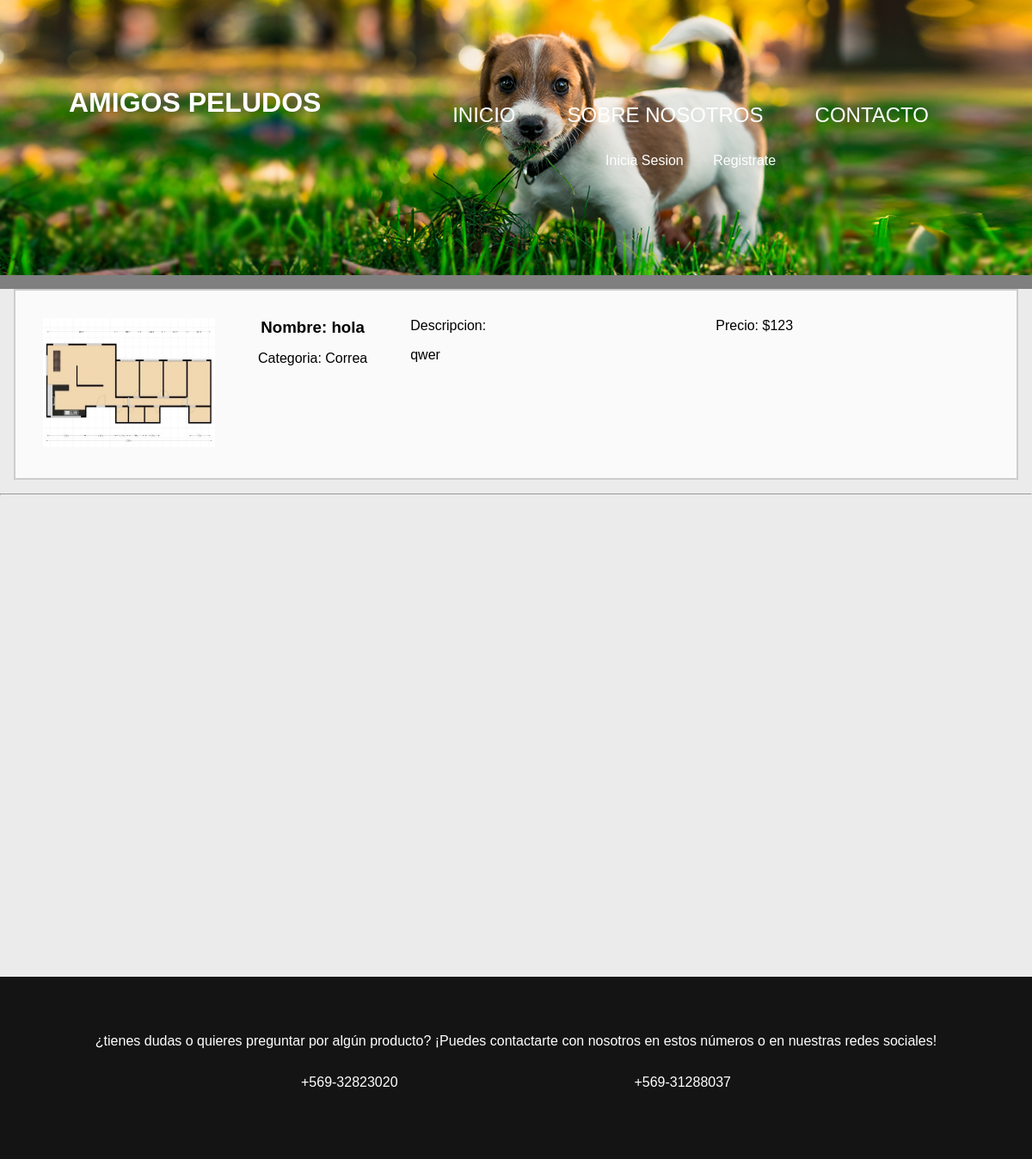
/Productos, run on an earlier commit of the app's database.
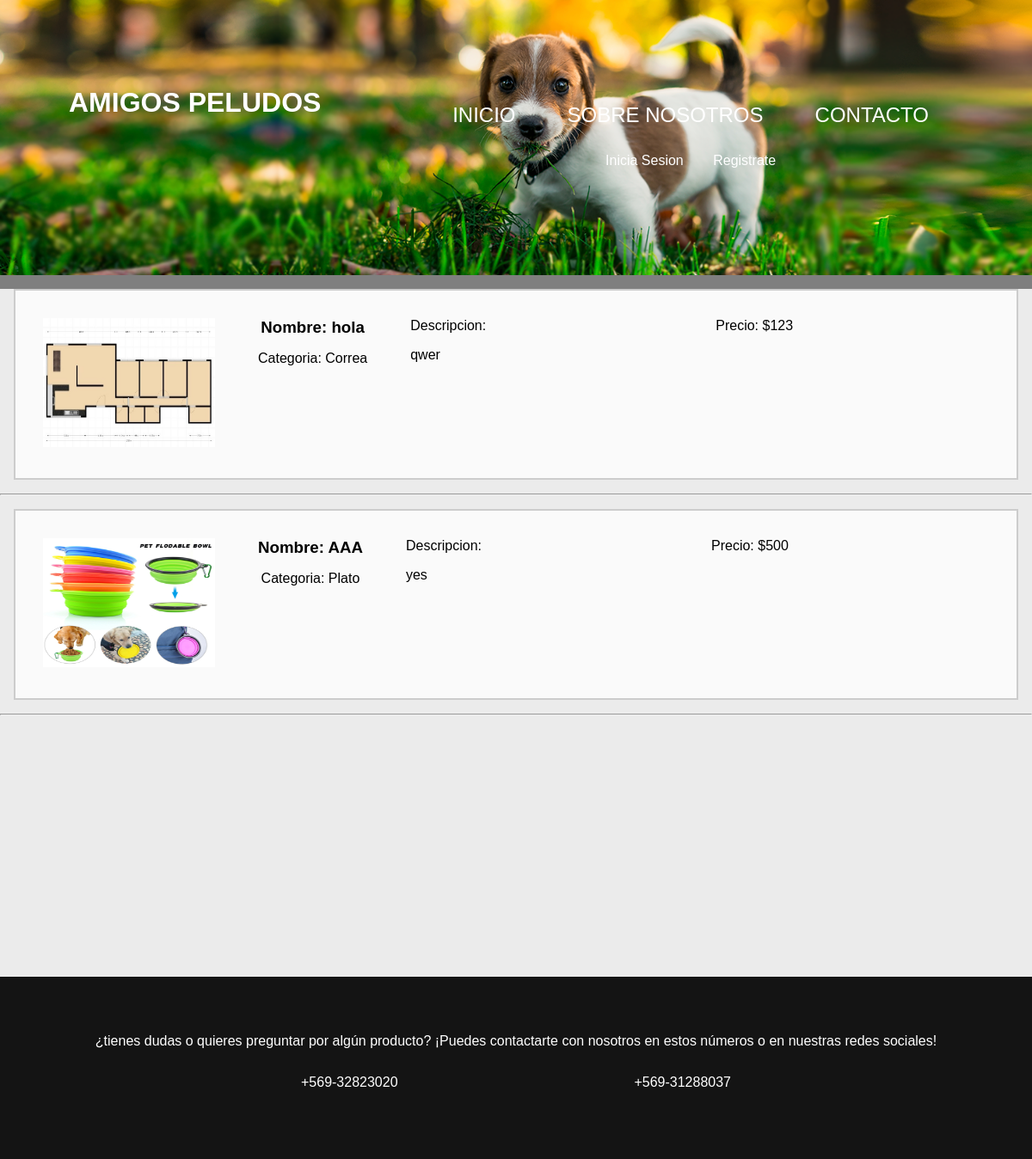
And on a later commit of the database.
### core/models.py (models this page shows, shortened)
class Producto(models.Model):
    id = models.CharField(max_length= 9999 ,primary_key=True, verbose_name='id producto')
    nombre = models.CharField(max_length= 50 , verbose_name='Nombre productos')
    descripcion = models.TextField(max_length=300 , verbose_name='Descripcion de producto')
    precio = models.IntegerField(verbose_name='Precio producto')
    imagen = models.ImageField(null = True, upload_to ="Productos")
    categoria = models.ForeignKey(Categoria, on_delete=models.CASCADE)

class Categoria(models.Model):
    idCategoria = models.CharField(max_length= 5 , primary_key=True, verbose_name='Id categoria')
    NombreCategoria = models.CharField(max_length= 35 , verbose_name='Nombre Categoria')
    def __str__(self):
        return self.NombreCategoria

### core/views.py (the view)
# urls.py: path('Productos',Productos, name='Productos'),
@permission_classes((IsAuthenticated, ))
def Productos(request):
    productos = Producto.objects.all()
    contexto = {
        'producto' : productos
    }
    return render(request, 'core/productos.html', contexto)

### core/context_processor.py (called while the page is built)
def total_venta(request):
    total = 0
    if request.user.is_authenticated:
        if "cart" in request.session.keys():
            for key, value in request.session["cart"].items():
                total += int(value["precio"])
    return {"total_carrito": total}

### core/templates/core/productos.html (shortened to what this page needs)
<!DOCTYPE html>
<html lang="es">
<head>
  {% load static %}
    <link rel="stylesheet" href="{% static 'core/css/estilo2.css'%}">
</head>
<header>
  <div>
      <h1 class="size">AMIGOS PELUDOS</h1>
  </div>
  <div id="menu">
    <nav>
      <a class="none" href="{% url 'home' %}">INICIO</a>
      <a class="none" href="{% url 'home' %}">SOBRE NOSOTROS</a>
      <a class="none" href="#contacto">CONTACTO</a>
    </nav>
    <div>
      {% if user.is_authenticated %}
      <a class="btn" href="{% url 'logout' %}">Cerrar sesion</a>
      {% else %}
      <a class="btn1" href="{% url 'login' %}">Inicia Sesion</a>
      <a class="btn " href="{% url 'Registro' %}">Registrate</a>
      {% endif %}
    </div>
  </div>
</header>
<body>
    <section id="cuerpo">
      <section id="pr">
        <div>
          {% for auxPr in producto %}
            <div class="producto">
              <div class="img-pro">
                {% if auxPr.imagen %}
                <div><img src="{{ auxPr.imagen.url }}" alt="no disponible" width="250px" height="150px"></div>
                {% endif %}
              </div>
              <div class="info-pro">
                <h1>Nombre: {{auxPr.nombre}}</h1>
                <p>Categoria: {{auxPr.categoria}}</p>
              </div>
              <div class="descripcion">
                Descripcion:
                <p>{{auxPr.descripcion}}</p>
              </div>
              <div class="producto-2">
                <div id="precio">
                  <p class="precio">Precio: ${{auxPr.precio}}</p>
                </div>
              </div>
            </div>
            <hr>
          {% endfor %}
        </div>
      </section>
    </section>
    <footer id="contacto">
      <div>
          <p>¿tienes dudas o quieres preguntar por algún producto? ¡Puedes contactarte con nosotros en estos números o en nuestras redes sociales!</p>
          <section id="numero">
              <div>+569-32823020</div>
              <div>+569-31288037</div>
          </section>
      </div>
    </footer>
</body>
</html>

What changed in the data, as far as the page shows it:
added Producto: imagen (picture), nombre "AAA", categoria "Plato", descripcion "yes", precio "500"
